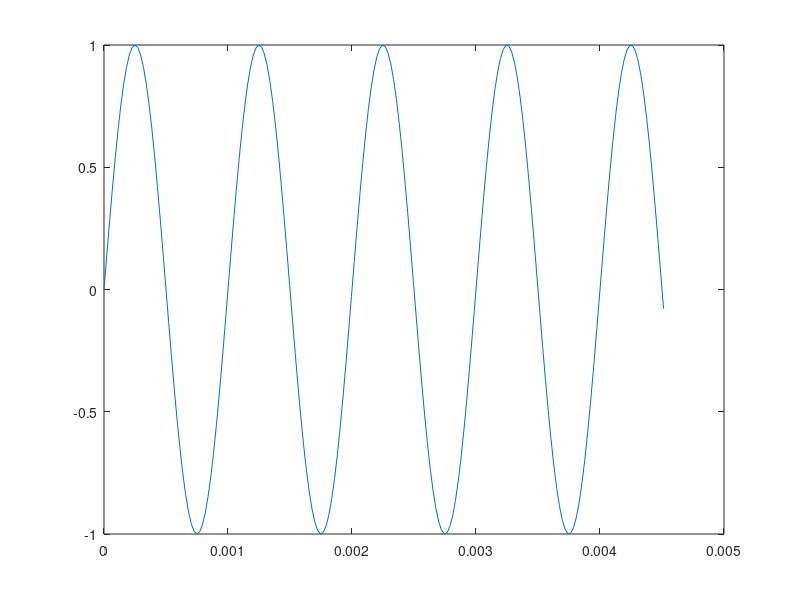

Write the MATLAB code that produced this figure.
% Generate a 1 kHz sine waveform with a 10 seconds duration
Fs = 44.1e3; % one of the standard sampling freq. for audio signals
Tm = 60; % max duration in seconds
Nm = Fs*Tm; % the max number of sampling points
t = (0:Nm)/Fs; % t-axis
A0 = 1; % Amplitude of the signal
f0 = 1e3; % frequency of the signal in Hz
x_t = A0*sin(2*pi*f0*t);
nn = 1:200; plot(t(nn),x_t(nn))
sound(x_t, Fs); %sends x_t with FS out to the speaker. Note -1.0<=x_t<=1.0